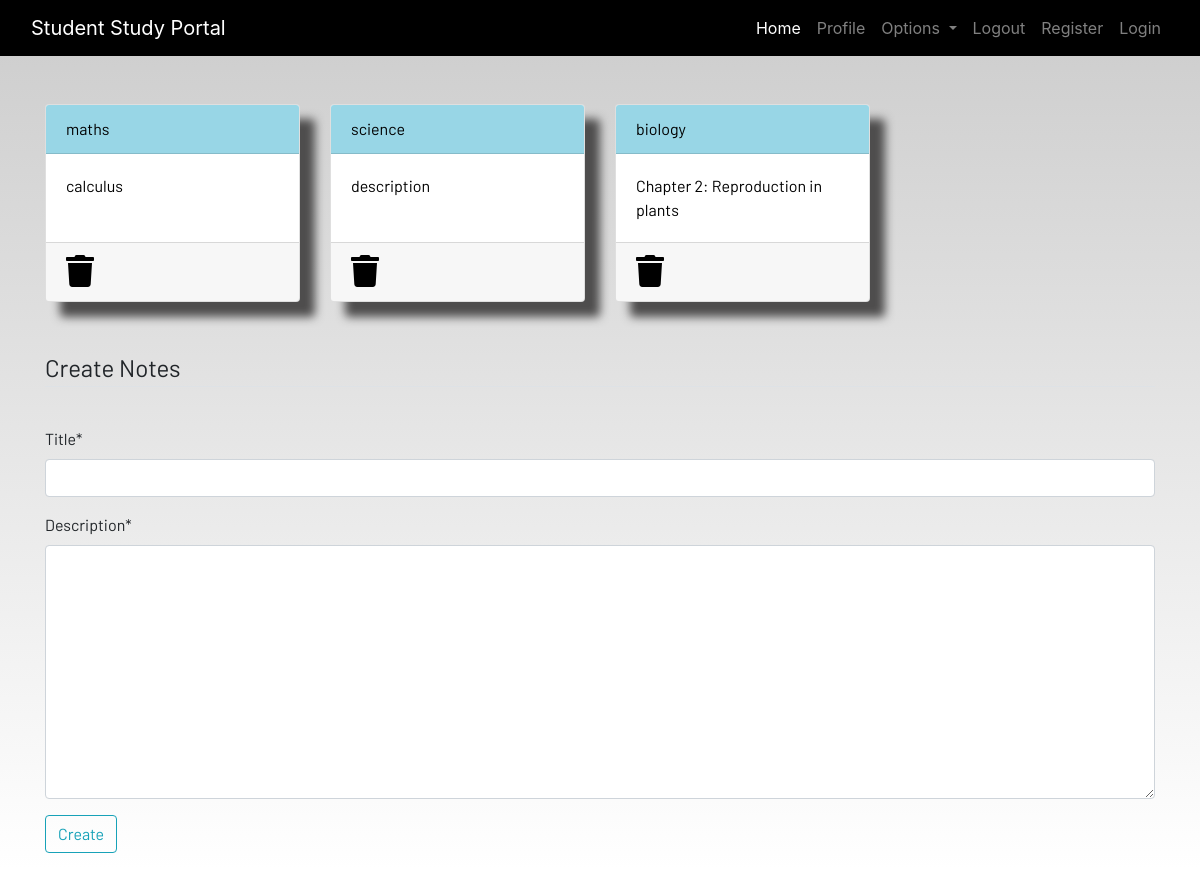
/notes/ (signed in), run on an earlier commit of the app's database.
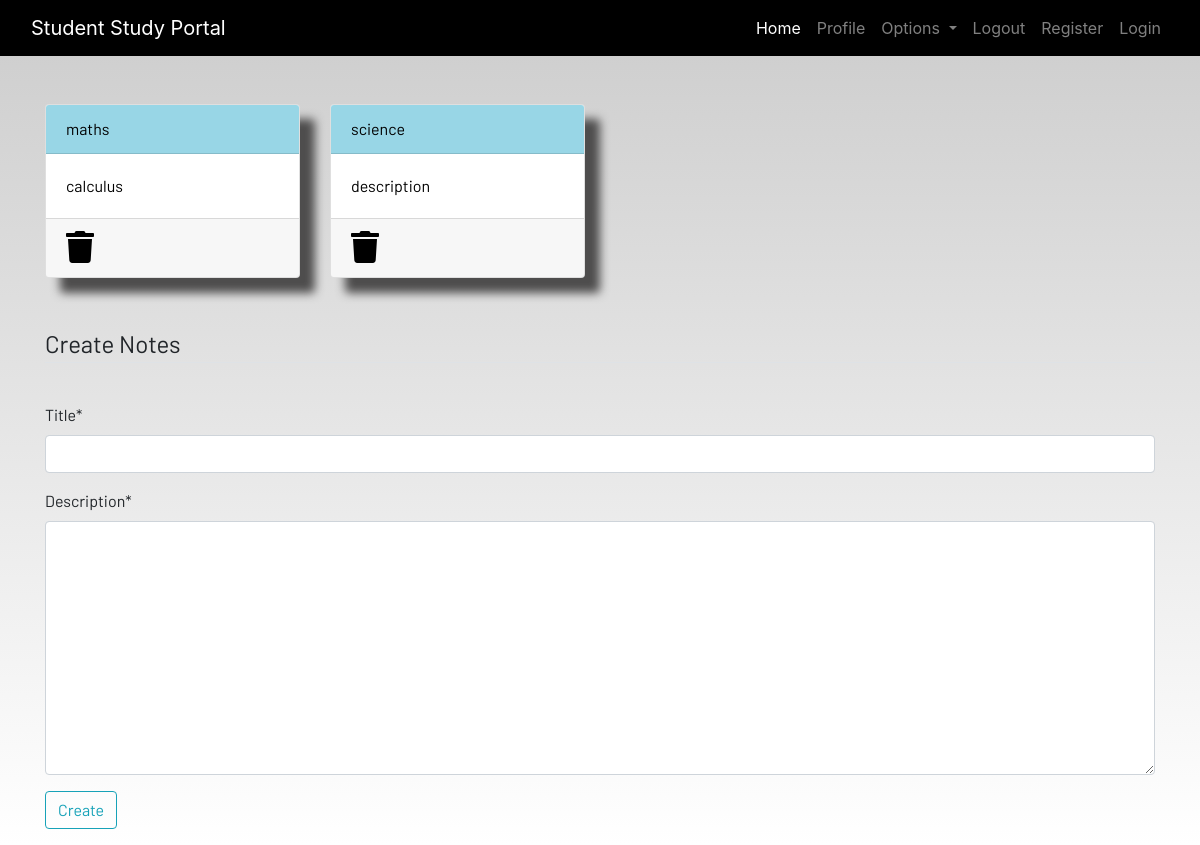
And on a later commit of the database.
### portal/models.py (models this page shows, shortened)
class Notes(models.Model):
    user = models.ForeignKey(User,on_delete=models.CASCADE,default=None,null=True)
    title = models.CharField(max_length=200)
    description = models.TextField()
    class Meta:
        verbose_name = "notes "
        verbose_name_plural="Notes"

### portal/views.py (the view)
# urls.py: path('notes/',views.notes,name="notes"),
def notes(request):
    if request.method == 'POST':
        form = NotesForm(request.POST)
        if form.is_valid():
            notes = Notes(user=request.user,title=request.POST['title'],description=request.POST['description'])
            notes.save()
        messages.success(request,f"notes added from {request.user.username}successfully")
    else:
        form = NotesForm()
    notes = Notes.objects.filter(user=request.user)
    context={'notes':notes,'form':form}
    return render(request,'portal/notes.html',context)

### portal/forms.py
class NotesForm(forms.ModelForm):
    class Meta:
        model = Notes
        fields = ["title","description"]

### portal/templates/portal/notes.html (shortened to what this page needs)
{% extends 'portal/base.html' %}
{% load static %}
{% load crispy_forms_tags%}
{% block content %}
<div class="container">
    <div class="row">
        {% for note in notes%}
        <div class="col-md-3">
            <a href="{% url 'notes_detail' note.id %}">
                <div class="card">
                    <div class="card-header">{{note.title}}</div>
                    <div class="card-body">{{note.description|slice:"0:100"}}</div>
                    <div class="card-footer mt-auto "><a href="{% url 'delete_note' note.id %}">
                        <i class="fa fa-trash fa-2x"></i></a>
                    </div>
                </div>
            </a>
        </div>
        {% endfor %}
        <br><br>
    </div>
</div>
<br><br>
<div class="container">
    <form method="POST">{% csrf_token %}
        <fieldset class="form-group">
            <legend class="border-bottom mb-4">Create Notes</legend>
        </fieldset>
        {{form|crispy}}
        <div class="form-group">
            <button href="" class="btn btn-outline-info" type="submit">
                Create
            </button>
        </div>
    </form>
</div>
{% endblock content %}

What changed in the data, as far as the page shows it:
removed Notes: title "biology", description "Chapter 2: Reproduction in plants"
